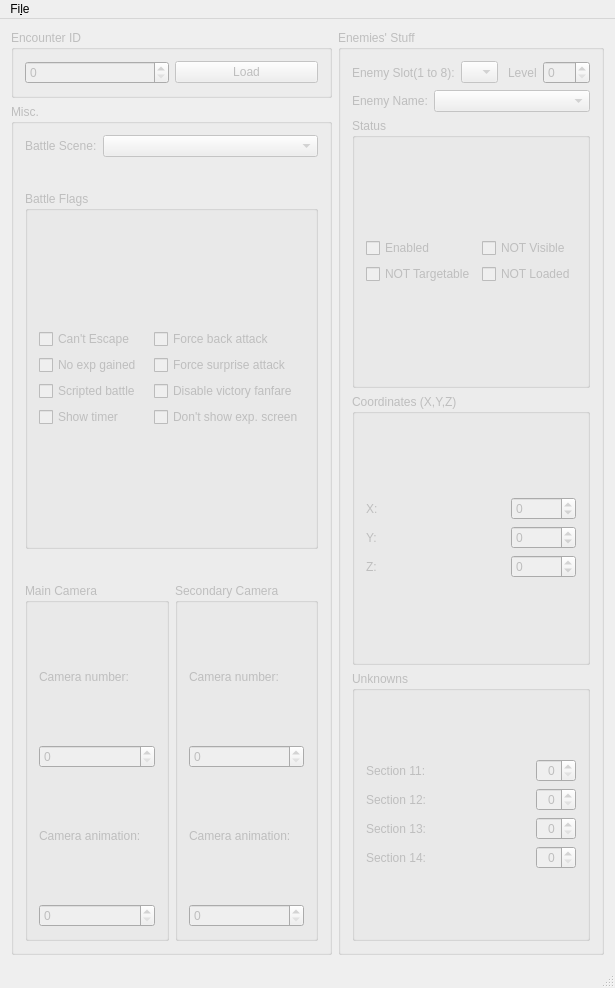
<?xml version="1.0" encoding="UTF-8"?>
<ui version="4.0">
 <class>MainWindow</class>
 <widget class="QMainWindow" name="MainWindow">
  <property name="geometry">
   <rect>
    <x>0</x>
    <y>0</y>
    <width>550</width>
    <height>988</height>
   </rect>
  </property>
  <property name="baseSize">
   <size>
    <width>0</width>
    <height>0</height>
   </size>
  </property>
  <property name="windowTitle">
   <string>Cactilio - FFVIII Battle Structure Editor</string>
  </property>
  <property name="windowIcon">
   <iconset resource="cactilio.qrc">
    <normaloff>:/images/cactilio128.png</normaloff>:/images/cactilio128.png</iconset>
  </property>
  <widget class="QWidget" name="centralWidget">
   <layout class="QHBoxLayout" name="horizontalLayout">
    <item>
     <layout class="QVBoxLayout" name="verticalLayout_3">
      <item>
       <widget class="QGroupBox" name="encounterGroupBox">
        <property name="enabled">
         <bool>false</bool>
        </property>
        <property name="title">
         <string>Encounter ID</string>
        </property>
        <layout class="QHBoxLayout" name="horizontalLayout_5">
         <item>
          <widget class="QSpinBox" name="encounterID">
           <property name="statusTip">
            <string/>
           </property>
           <property name="maximum">
            <number>1023</number>
           </property>
          </widget>
         </item>
         <item>
          <widget class="QPushButton" name="loadEncounter">
           <property name="text">
            <string>Load</string>
           </property>
           <property name="autoDefault">
            <bool>false</bool>
           </property>
           <property name="flat">
            <bool>false</bool>
           </property>
          </widget>
         </item>
        </layout>
       </widget>
      </item>
      <item>
       <widget class="QGroupBox" name="MiscBox">
        <property name="enabled">
         <bool>false</bool>
        </property>
        <property name="title">
         <string>Misc.</string>
        </property>
        <layout class="QVBoxLayout" name="verticalLayout_2">
         <item>
          <layout class="QVBoxLayout" name="verticalLayout" stretch="1,3,3">
           <property name="spacing">
            <number>34</number>
           </property>
           <item>
            <layout class="QHBoxLayout" name="horizontalLayout_3">
             <property name="sizeConstraint">
              <enum>QLayout::SetDefaultConstraint</enum>
             </property>
             <item>
              <widget class="QLabel" name="label_5">
               <property name="sizePolicy">
                <sizepolicy hsizetype="Fixed" vsizetype="Fixed">
                 <horstretch>0</horstretch>
                 <verstretch>0</verstretch>
                </sizepolicy>
               </property>
               <property name="text">
                <string>Battle Scene:</string>
               </property>
              </widget>
             </item>
             <item>
              <widget class="QComboBox" name="sceneBox">
               <property name="minimumSize">
                <size>
                 <width>156</width>
                 <height>0</height>
                </size>
               </property>
               <property name="maxVisibleItems">
                <number>20</number>
               </property>
               <property name="sizeAdjustPolicy">
                <enum>QComboBox::AdjustToContents</enum>
               </property>
              </widget>
             </item>
            </layout>
           </item>
           <item>
            <widget class="QGroupBox" name="flagsBox">
             <property name="title">
              <string>Battle Flags</string>
             </property>
             <layout class="QVBoxLayout" name="verticalLayout_7">
              <item>
               <layout class="QGridLayout" name="flagsLayout">
                <property name="sizeConstraint">
                 <enum>QLayout::SetDefaultConstraint</enum>
                </property>
                <property name="horizontalSpacing">
                 <number>12</number>
                </property>
                <item row="1" column="1">
                 <widget class="QCheckBox" name="surpriseAttack">
                  <property name="text">
                   <string>Force surprise attack</string>
                  </property>
                 </widget>
                </item>
                <item row="1" column="0">
                 <widget class="QCheckBox" name="noExpGain">
                  <property name="text">
                   <string>No exp gained</string>
                  </property>
                 </widget>
                </item>
                <item row="0" column="1">
                 <widget class="QCheckBox" name="backAttack">
                  <property name="text">
                   <string>Force back attack</string>
                  </property>
                 </widget>
                </item>
                <item row="2" column="0">
                 <widget class="QCheckBox" name="scriptedBattle">
                  <property name="text">
                   <string>Scripted battle</string>
                  </property>
                 </widget>
                </item>
                <item row="3" column="0">
                 <widget class="QCheckBox" name="showTimer">
                  <property name="text">
                   <string>Show timer</string>
                  </property>
                 </widget>
                </item>
                <item row="2" column="1">
                 <widget class="QCheckBox" name="noVictory">
                  <property name="text">
                   <string>Disable victory fanfare</string>
                  </property>
                 </widget>
                </item>
                <item row="3" column="1">
                 <widget class="QCheckBox" name="noExpScreen">
                  <property name="text">
                   <string>Don't show exp. screen</string>
                  </property>
                 </widget>
                </item>
                <item row="0" column="0">
                 <widget class="QCheckBox" name="noEscape">
                  <property name="text">
                   <string>Can't Escape</string>
                  </property>
                 </widget>
                </item>
               </layout>
              </item>
             </layout>
            </widget>
           </item>
           <item>
            <layout class="QHBoxLayout" name="horizontalLayout_4">
             <item>
              <widget class="QGroupBox" name="mainCGBox">
               <property name="title">
                <string>Main Camera</string>
               </property>
               <layout class="QVBoxLayout" name="verticalLayout_5">
                <item>
                 <widget class="QLabel" name="label">
                  <property name="text">
                   <string>Camera number:</string>
                  </property>
                 </widget>
                </item>
                <item>
                 <widget class="QSpinBox" name="mainCamNumberBox">
                  <property name="maximum">
                   <number>3</number>
                  </property>
                 </widget>
                </item>
                <item>
                 <widget class="QLabel" name="label_2">
                  <property name="text">
                   <string>Camera animation:</string>
                  </property>
                 </widget>
                </item>
                <item>
                 <widget class="QSpinBox" name="mainCamAnimBox">
                  <property name="maximum">
                   <number>7</number>
                  </property>
                 </widget>
                </item>
               </layout>
              </widget>
             </item>
             <item>
              <widget class="QGroupBox" name="secCGBox">
               <property name="title">
                <string>Secondary Camera</string>
               </property>
               <layout class="QVBoxLayout" name="verticalLayout_6">
                <item>
                 <widget class="QLabel" name="label_4">
                  <property name="text">
                   <string>Camera number:</string>
                  </property>
                 </widget>
                </item>
                <item>
                 <widget class="QSpinBox" name="secCamNumberBox">
                  <property name="maximum">
                   <number>3</number>
                  </property>
                 </widget>
                </item>
                <item>
                 <widget class="QLabel" name="label_3">
                  <property name="text">
                   <string>Camera animation:</string>
                  </property>
                 </widget>
                </item>
                <item>
                 <widget class="QSpinBox" name="secCamAnimBox">
                  <property name="maximum">
                   <number>7</number>
                  </property>
                 </widget>
                </item>
               </layout>
              </widget>
             </item>
            </layout>
           </item>
          </layout>
         </item>
        </layout>
       </widget>
      </item>
     </layout>
    </item>
    <item>
     <widget class="QGroupBox" name="enemyStuffBox">
      <property name="enabled">
       <bool>false</bool>
      </property>
      <property name="title">
       <string>Enemies' Stuff</string>
      </property>
      <layout class="QVBoxLayout" name="verticalLayout_4">
       <item>
        <layout class="QHBoxLayout" name="horizontalLayout_2">
         <item>
          <widget class="QLabel" name="slotLabel">
           <property name="text">
            <string>Enemy Slot(1 to 8):</string>
           </property>
          </widget>
         </item>
         <item>
          <widget class="QComboBox" name="enemySlotBox">
           <property name="currentIndex">
            <number>-1</number>
           </property>
           <item>
            <property name="text">
             <string>1</string>
            </property>
           </item>
           <item>
            <property name="text">
             <string>2</string>
            </property>
           </item>
           <item>
            <property name="text">
             <string>3</string>
            </property>
           </item>
           <item>
            <property name="text">
             <string>4</string>
            </property>
           </item>
           <item>
            <property name="text">
             <string>5</string>
            </property>
           </item>
           <item>
            <property name="text">
             <string>6</string>
            </property>
           </item>
           <item>
            <property name="text">
             <string>7</string>
            </property>
           </item>
           <item>
            <property name="text">
             <string>8</string>
            </property>
           </item>
          </widget>
         </item>
         <item>
          <spacer name="horizontalSpacer">
           <property name="orientation">
            <enum>Qt::Horizontal</enum>
           </property>
           <property name="sizeHint" stdset="0">
            <size>
             <width>40</width>
             <height>20</height>
            </size>
           </property>
          </spacer>
         </item>
         <item>
          <widget class="QLabel" name="levelLabel">
           <property name="text">
            <string>Level</string>
           </property>
          </widget>
         </item>
         <item>
          <widget class="QSpinBox" name="levelBox">
           <property name="maximum">
            <number>255</number>
           </property>
          </widget>
         </item>
        </layout>
       </item>
       <item>
        <layout class="QHBoxLayout" name="nameLayout" stretch="2,5">
         <item>
          <widget class="QLabel" name="nameLabel">
           <property name="text">
            <string>Enemy Name:</string>
           </property>
          </widget>
         </item>
         <item>
          <widget class="QComboBox" name="enemyNameBox">
           <property name="maxVisibleItems">
            <number>20</number>
           </property>
           <property name="sizeAdjustPolicy">
            <enum>QComboBox::AdjustToContents</enum>
           </property>
          </widget>
         </item>
        </layout>
       </item>
       <item>
        <widget class="QGroupBox" name="enemyStatGroup">
         <property name="title">
          <string>Status</string>
         </property>
         <layout class="QVBoxLayout" name="verticalLayout_10">
          <item>
           <layout class="QGridLayout" name="gridLayout_2">
            <item row="0" column="0">
             <widget class="QCheckBox" name="enabledCheck">
              <property name="text">
               <string>Enabled</string>
              </property>
             </widget>
            </item>
            <item row="0" column="1">
             <widget class="QCheckBox" name="visibleCheck">
              <property name="text">
               <string>NOT Visible</string>
              </property>
             </widget>
            </item>
            <item row="1" column="0">
             <widget class="QCheckBox" name="targetableCheck">
              <property name="text">
               <string>NOT Targetable</string>
              </property>
             </widget>
            </item>
            <item row="1" column="1">
             <widget class="QCheckBox" name="loadedCheck">
              <property name="text">
               <string>NOT Loaded</string>
              </property>
             </widget>
            </item>
           </layout>
          </item>
         </layout>
        </widget>
       </item>
       <item>
        <widget class="QGroupBox" name="coordsGroup">
         <property name="whatsThis">
          <string>&lt;html&gt;&lt;head/&gt;&lt;body&gt;&lt;p&gt;&lt;br/&gt;&lt;/p&gt;&lt;/body&gt;&lt;/html&gt;</string>
         </property>
         <property name="title">
          <string>Coordinates (X,Y,Z)</string>
         </property>
         <layout class="QVBoxLayout" name="verticalLayout_9">
          <item>
           <layout class="QGridLayout" name="gridLayout_3" columnstretch="1,0">
            <item row="0" column="1">
             <widget class="QSpinBox" name="xCoordBox">
              <property name="minimum">
               <number>-32768</number>
              </property>
              <property name="maximum">
               <number>32768</number>
              </property>
             </widget>
            </item>
            <item row="2" column="1">
             <widget class="QSpinBox" name="zCoordBox">
              <property name="minimum">
               <number>-32768</number>
              </property>
              <property name="maximum">
               <number>32768</number>
              </property>
             </widget>
            </item>
            <item row="1" column="0">
             <widget class="QLabel" name="label_9">
              <property name="text">
               <string>Y:</string>
              </property>
             </widget>
            </item>
            <item row="1" column="1">
             <widget class="QSpinBox" name="yCoordBox">
              <property name="minimum">
               <number>-32768</number>
              </property>
              <property name="maximum">
               <number>32768</number>
              </property>
             </widget>
            </item>
            <item row="2" column="0">
             <widget class="QLabel" name="label_10">
              <property name="text">
               <string>Z:</string>
              </property>
             </widget>
            </item>
            <item row="0" column="0">
             <widget class="QLabel" name="label_8">
              <property name="text">
               <string>X:</string>
              </property>
             </widget>
            </item>
           </layout>
          </item>
         </layout>
        </widget>
       </item>
       <item>
        <widget class="QGroupBox" name="unknownGroup">
         <property name="title">
          <string>Unknowns</string>
         </property>
         <layout class="QVBoxLayout" name="verticalLayout_8">
          <item>
           <layout class="QGridLayout" name="gridLayout_4" columnstretch="2,0">
            <item row="1" column="1">
             <widget class="QSpinBox" name="sect12Box">
              <property name="alignment">
               <set>Qt::AlignRight|Qt::AlignTrailing|Qt::AlignVCenter</set>
              </property>
              <property name="maximum">
               <number>65535</number>
              </property>
              <property name="displayIntegerBase">
               <number>16</number>
              </property>
             </widget>
            </item>
            <item row="3" column="1">
             <widget class="QSpinBox" name="sect14Box">
              <property name="alignment">
               <set>Qt::AlignRight|Qt::AlignTrailing|Qt::AlignVCenter</set>
              </property>
              <property name="suffix">
               <string/>
              </property>
              <property name="prefix">
               <string/>
              </property>
              <property name="maximum">
               <number>255</number>
              </property>
              <property name="displayIntegerBase">
               <number>16</number>
              </property>
             </widget>
            </item>
            <item row="0" column="0">
             <widget class="QLabel" name="label_12">
              <property name="text">
               <string>Section 11:</string>
              </property>
             </widget>
            </item>
            <item row="0" column="1">
             <widget class="QSpinBox" name="sect11Box">
              <property name="alignment">
               <set>Qt::AlignRight|Qt::AlignTrailing|Qt::AlignVCenter</set>
              </property>
              <property name="maximum">
               <number>65535</number>
              </property>
              <property name="displayIntegerBase">
               <number>16</number>
              </property>
             </widget>
            </item>
            <item row="1" column="0">
             <widget class="QLabel" name="label_13">
              <property name="text">
               <string>Section 12:</string>
              </property>
             </widget>
            </item>
            <item row="2" column="0">
             <widget class="QLabel" name="label_14">
              <property name="text">
               <string>Section 13:</string>
              </property>
             </widget>
            </item>
            <item row="2" column="1">
             <widget class="QSpinBox" name="sect13Box">
              <property name="alignment">
               <set>Qt::AlignRight|Qt::AlignTrailing|Qt::AlignVCenter</set>
              </property>
              <property name="maximum">
               <number>65535</number>
              </property>
              <property name="displayIntegerBase">
               <number>16</number>
              </property>
             </widget>
            </item>
            <item row="3" column="0">
             <widget class="QLabel" name="label_15">
              <property name="text">
               <string>Section 14:</string>
              </property>
             </widget>
            </item>
           </layout>
          </item>
         </layout>
        </widget>
       </item>
      </layout>
     </widget>
    </item>
   </layout>
  </widget>
  <widget class="QStatusBar" name="statusBar"/>
  <widget class="QMenuBar" name="menuBar">
   <property name="geometry">
    <rect>
     <x>0</x>
     <y>0</y>
     <width>550</width>
     <height>21</height>
    </rect>
   </property>
   <widget class="QMenu" name="menuFile">
    <property name="title">
     <string>Fi&amp;le</string>
    </property>
    <addaction name="actionOpen"/>
    <addaction name="actionSave"/>
    <addaction name="actionQuit"/>
   </widget>
   <addaction name="menuFile"/>
  </widget>
  <action name="actionOpen">
   <property name="icon">
    <iconset resource="cactilio.qrc">
     <normaloff>:/images/open.png</normaloff>:/images/open.png</iconset>
   </property>
   <property name="text">
    <string>&amp;Open</string>
   </property>
   <property name="shortcut">
    <string>Ctrl+O</string>
   </property>
  </action>
  <action name="actionQuit">
   <property name="icon">
    <iconset resource="cactilio.qrc">
     <normaloff>:/images/quit.png</normaloff>:/images/quit.png</iconset>
   </property>
   <property name="text">
    <string>&amp;Quit</string>
   </property>
   <property name="shortcut">
    <string>Ctrl+Q</string>
   </property>
  </action>
  <action name="actionSave">
   <property name="enabled">
    <bool>false</bool>
   </property>
   <property name="icon">
    <iconset resource="cactilio.qrc">
     <normaloff>:/images/save.png</normaloff>:/images/save.png</iconset>
   </property>
   <property name="text">
    <string>&amp;Save</string>
   </property>
   <property name="shortcut">
    <string>Ctrl+S</string>
   </property>
  </action>
 </widget>
 <layoutdefault spacing="6" margin="11"/>
 <resources>
  <include location="cactilio.qrc"/>
 </resources>
 <connections>
  <connection>
   <sender>actionQuit</sender>
   <signal>triggered()</signal>
   <receiver>MainWindow</receiver>
   <slot>close()</slot>
   <hints>
    <hint type="sourcelabel">
     <x>-1</x>
     <y>-1</y>
    </hint>
    <hint type="destinationlabel">
     <x>353</x>
     <y>288</y>
    </hint>
   </hints>
  </connection>
 </connections>
</ui>
